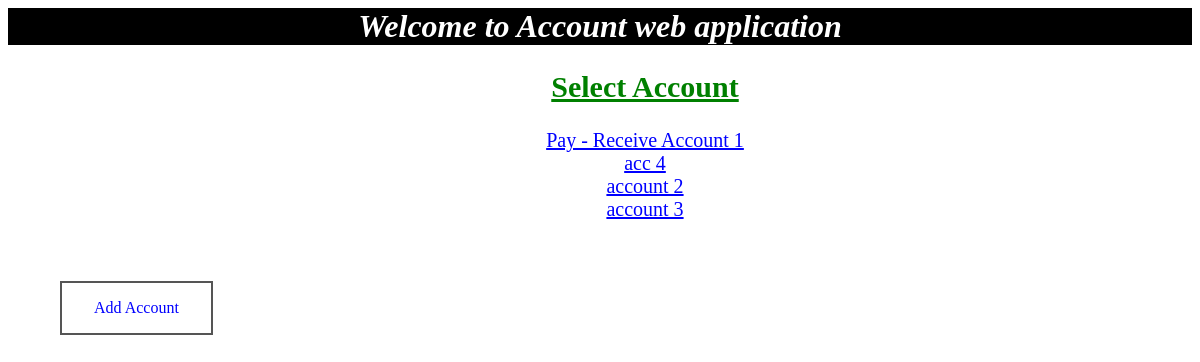
The page / on the database its author committed.
### account/models.py (models this page shows, shortened)
class Account(models.Model):
    account_text = models.CharField(max_length=200)
    total_money = models.IntegerField(default=0)

### account/views.py (the view)
# urls.py: url(r'^$', views.IndexView.as_view(), name='index'), #first page -- index
class IndexView(generic.ListView):
    template_name = 'account/index.html'
    context_object_name = 'account_list'
    def get_queryset(self):
        return Account.objects.order_by('account_text')

### account/templates/account/index.html (shortened to what this page needs)
<html>
{% load static %}
<link rel="stylesheet" type="text/css" href="{% static 'account/style.css' %}" />
<head>
</head>
<h1>Welcome to Account web application</h1>
<div>
{% if account_list %}
    <ul>
    <h2>Select Account</h2>
    {% for account in account_list %}
        <a href="{% url 'account:detail' account.id %}">{{ account.account_text }}</a>
        <br>
    {% endfor %}
    </ul>
{% else %}
    <p>No account are available.</p>
{% endif %}
<br>
<br>
<a class="button buttonblack" href="{% url 'account:accountsetting' %}">Add Account</a>
</div>
</html>

### static/account/style.css (style rules this page uses)
ul { text-align:center; }

### account/templates/account/index.html (style rules this page uses)
h1 { background-color: black; text-align: center; color: white; font-style: italic; }
h2 { color: green; text-decoration: underline; }
li , ul { font-size: 20px; }
div { padding-left: 50; }
a:link { color: blue; }
.button { background-color: #4CAF50; border: none; color: white; padding: 16px 32px; text-align: center; text-decoration: none; display: inline-block; font-size: 16px; margin: 4px 2px; -webkit-transition-duration: 0.4s; transition-duration: 0.4s; cursor: pointer; }
.buttonblack { background-color: white; color: black; border: 2px solid #555555; }

### rows shown on the page
Account: account_text "Pay - Receive Account 1"
Account: account_text "acc 4"
Account: account_text "account 2"
Account: account_text "account 3"
